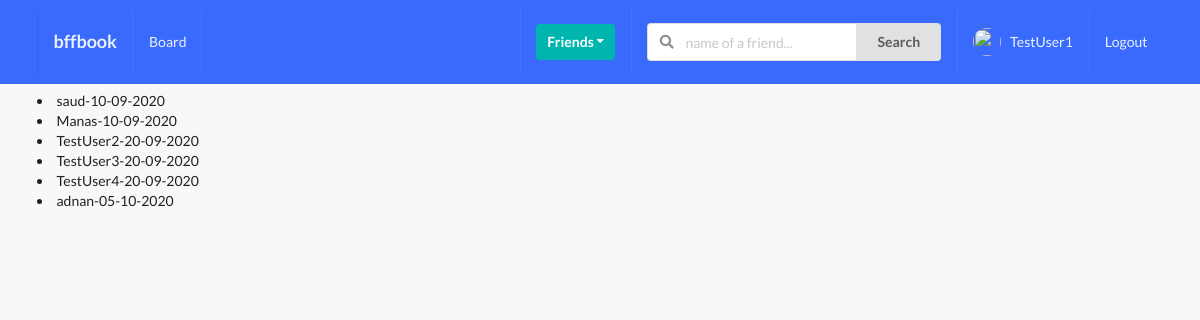
Screenshot of /profile/invite-profiles/ (signed in) with the database file from the repository.
### profiles/models.py (models this page shows, shortened)
class Profile(models.Model):
    first_name = models.CharField(max_length=200,  blank=True, null = True)
    last_name = models.CharField(max_length=200,  blank=True, null = True)
    user = models.OneToOneField(User, on_delete= models.CASCADE)
    bio = models.TextField(default= "no bio...", max_length=300)
    email = models.EmailField(max_length=200, blank=True, null=True)
    country = models.CharField(max_length=200, blank=True, null=True)
    avatar = models.ImageField(default="avatar.png", upload_to = "avatars/")
    friends = models.ManyToManyField(User, blank=True, related_name='friends')
    slug = models.SlugField(unique=True, blank=True, null=True)
    updated  = models.DateTimeField(auto_now=True)
    created = models.DateTimeField(auto_now_add=True)
    objects = ProfileManager()
    def __str__(self):
        return f"{self.user.username}-{self.created.strftime('%d-%m-%Y')}"
    __initial_first_name = None
    __initial_last_name = None
    def __init__(self, *args, **kwargs):
        super().__init__(*args, **kwargs)
        self.__initial_first_name = self.first_name
        self.__initial_last_name = self.last_name

### profiles/views.py (the view)
# urls.py: path('invite-profiles/', invite_profile_list_view, name='invite-profiles-view'),
@login_required
def invite_profile_list_view(request):
    user = request.user
    qs = Profile.objects.get_all_profiles_to_invite(user)
    context = {'qs': qs}
    return render(request, 'profiles/to_invite_list.html', context)

### profiles/context_processors.py (called while the page is built)
def profile_pic(request):
    if request.user.is_authenticated:
        profile_obj = Profile.objects.get(user = request.user)
        pic = profile_obj.avatar
        return {'picture':pic}
    return {}

def invitations_received_no(request):
    if request.user.is_authenticated:
        profile_obj = Profile.objects.get(user=request.user)
        qs_count = Relationship.objects.invitations_received(profile_obj).count()
        return {'invites_num': qs_count}
    return {}

### profiles/models.py (called while the page is built)
    def get_all_profiles_to_invite(self, sender):
        profiles = Profile.objects.all().exclude(user = sender)
        profile = Profile.objects.get(user = sender)
        qs = Relationship.objects.filter(Q(sender=profile) | Q(receiver=profile))
        print(qs)
        accepted = set([])
        for rel in qs:
            if rel.status == 'accepted':
                accepted.add(rel.receiver)
                accepted.add(rel.sender)
        print(accepted)
        available = [profile for profile in profiles if profile not in accepted]
        print(available)
        return available

    def invitations_received(self, receiver):
        qs = Relationship.objects.filter(receiver = receiver, status='send')
        return qs

    def __str__(self):
        return f"{self.sender}-{self.receiver}-{self.status}"

### profiles/templates/profiles/to_invite_list.html (shortened to what this page needs)
{% extends 'base.html' %}
{% block content %}
    {% for item in qs %}
        <li>{{ item }}</li>
    {% endfor %}
{%  endblock content %}

### templates/base.html (shortened to what this page needs)
{% load static %}
<!doctype html>
<html lang="en">
  <head>
    <link rel="stylesheet" type="text/css" href="{% static 'style.css' %}">
    <link rel="stylesheet" type='text/css' href="https://cdnjs.cloudflare.com/ajax/libs/semantic-ui/2.2.14/semantic.min.css">
  </head>
  <body>
    {% include 'main/navbar.html' %}
    <div class="ui container">
      {% block content %}
      {% endblock content %}
    </div>
  </body>
</html>

### templates/main/navbar.html (shortened to what this page needs)
{%  url 'home-view' as path_to_home %}
{%  url 'posts:main-post-view' as path_to_posts %}
{%  url 'profiles:my-profile' as path_to_my_profile %}
<div class="ui inverted menu nav mb-7">
    <div class="ui container">
      <a href="{{ path_to_home }}" class="{% if request.path == path_to_home %}active {% endif %} item">
          <h3>bffbook</h3>
      </a>
      {% if request.user.is_authenticated %}
      <a href="{{ path_to_posts }}" class="{% if request.path == path_to_posts %}active {% endif %} item">
          Board
      </a>
      {% endif %}
      <div class="right menu">
          {% if request.user.is_authenticated %}
          <div class="item">
              <div class="ui floating dropdown icon button teal"> Friends
                  <i class="dropdown icon"></i>
               </div>
          </div>
               <div class="item">
                <form action="" method="GET">
                  <div class="ui action left icon input">
                  <input class="prompt" type="text" name='q' placeholder="name of a friend...">
                  <button type='submit' class="ui button">Search</button>
                  </div>
              </form>
              </div>
              <a href="{{ path_to_my_profile }}" class="{% if request.path == path_to_my_profile %}active {% endif %} item">
                <img src="{{ picture.url }}" class="ui avatar image">&nbsp;
                   {{ request.user }}
              </a>
              <a href="" class="ui item">
                  Logout
              </a>
          {% else %}
          <a href="" class="ui item">
                  Login
              </a>
          {% endif %}
      </div>
    </div>
  </div>

### static_project/style.css (style rules this page uses)
bodY { background: #F8F8F8F8 !important; }
.nav { border-radius: 0px !important; padding: 10px 0 10px 0 !important; background-color: #396afc !important; }
.mb-7 { margin-bottom: 7px !important; }

### rows the page displays
Profile: user+created "saud-10-09-2020"
Profile: user+created "Manas-10-09-2020"
Profile: user+created "TestUser2-20-09-2020"
Profile: user+created "TestUser3-20-09-2020"
Profile: user+created "TestUser4-20-09-2020"
Profile: user+created "adnan-05-10-2020"

### other values shown
{{ request.user }} "TestUser1"
